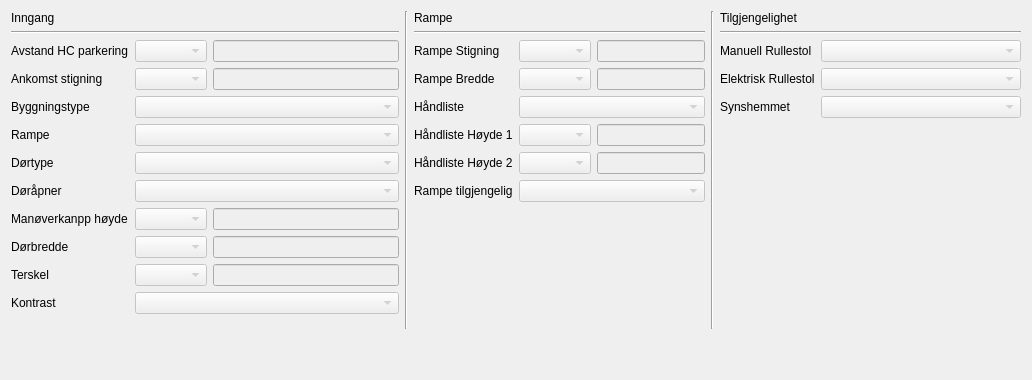
               <widget class="QWidget" name="tab_2">
                <attribute name="title">
                 <string>Inngang</string>
                </attribute>
                <layout class="QVBoxLayout" name="verticalLayout_14">
                 <item>
                  <layout class="QVBoxLayout" name="verticalLayout_11">
                   <item>
                    <layout class="QHBoxLayout" name="horizontalLayout_35">
                     <item>
                      <layout class="QVBoxLayout" name="verticalLayout_9">
                       <item>
                        <widget class="QLabel" name="label_22">
                         <property name="text">
                          <string>Inngang</string>
                         </property>
                        </widget>
                       </item>
                       <item>
                        <widget class="Line" name="line_3">
                         <property name="orientation">
                          <enum>Qt::Horizontal</enum>
                         </property>
                        </widget>
                       </item>
                       <item>
                        <layout class="QFormLayout" name="formLayout">
                         <item row="0" column="0">
                          <widget class="QLabel" name="label">
                           <property name="minimumSize">
                            <size>
                             <width>10</width>
                             <height>10</height>
                            </size>
                           </property>
                           <property name="whatsThis">
                            <string>&lt;html&gt;&lt;head/&gt;&lt;body&gt;&lt;p&gt;&lt;span style=&quot; font-size:11pt;&quot;&gt;Avstand HC &amp;lt;= 25m&lt;/span&gt;&lt;/p&gt;&lt;/body&gt;&lt;/html&gt;</string>
                           </property>
                           <property name="text">
                            <string>Avstand HC parkering</string>
                           </property>
                          </widget>
                         </item>
                         <item row="0" column="1">
                          <layout class="QHBoxLayout" name="horizontalLayout_12">
                           <item>
                            <widget class="QComboBox" name="comboBox_avstand_hc">
                             <property name="enabled">
                              <bool>false</bool>
                             </property>
                             <property name="minimumSize">
                              <size>
                               <width>50</width>
                               <height>0</height>
                              </size>
                             </property>
                            </widget>
                           </item>
                           <item>
                            <widget class="QLineEdit" name="lineEdit_avstand_hc">
                             <property name="enabled">
                              <bool>false</bool>
                             </property>
                            </widget>
                           </item>
                          </layout>
                         </item>
                         <item row="1" column="0">
                          <widget class="QLabel" name="label_3">
                           <property name="text">
                            <string>Ankomst stigning</string>
                           </property>
                          </widget>
                         </item>
                         <item row="1" column="1">
                          <layout class="QHBoxLayout" name="horizontalLayout_11">
                           <item>
                            <widget class="QComboBox" name="comboBox_ank_stigning">
                             <property name="enabled">
                              <bool>false</bool>
                             </property>
                             <property name="minimumSize">
                              <size>
                               <width>50</width>
                               <height>0</height>
                              </size>
                             </property>
                            </widget>
                           </item>
                           <item>
                            <widget class="QLineEdit" name="lineEdit_ank_stigning">
                             <property name="enabled">
                              <bool>false</bool>
                             </property>
                            </widget>
                           </item>
                          </layout>
                         </item>
                         <item row="2" column="0">
                          <widget class="QLabel" name="label_2">
                           <property name="text">
                            <string>Byggningstype</string>
                           </property>
                          </widget>
                         </item>
                         <item row="2" column="1">
                          <widget class="QComboBox" name="comboBox_byggningstype">
                           <property name="enabled">
                            <bool>false</bool>
                           </property>
                           <property name="sizePolicy">
                            <sizepolicy hsizetype="Preferred" vsizetype="Fixed">
                             <horstretch>0</horstretch>
                             <verstretch>0</verstretch>
                            </sizepolicy>
                           </property>
                           <property name="minimumSize">
                            <size>
                             <width>150</width>
                             <height>0</height>
                            </size>
                           </property>
                          </widget>
                         </item>
                         <item row="3" column="0">
                          <widget class="QLabel" name="label_21">
                           <property name="text">
                            <string>Rampe</string>
                           </property>
                          </widget>
                         </item>
                         <item row="3" column="1">
                          <widget class="QComboBox" name="comboBox_rampe">
                           <property name="enabled">
                            <bool>false</bool>
                           </property>
                           <property name="minimumSize">
                            <size>
                             <width>150</width>
                             <height>0</height>
                            </size>
                           </property>
                           <item>
                            <property name="text">
                             <string/>
                            </property>
                           </item>
                           <item>
                            <property name="text">
                             <string>Ja</string>
                            </property>
                           </item>
                           <item>
                            <property name="text">
                             <string>Nei</string>
                            </property>
                           </item>
                          </widget>
                         </item>
                         <item row="4" column="0">
                          <widget class="QLabel" name="label_4">
                           <property name="text">
                            <string>Dørtype</string>
                           </property>
                          </widget>
                         </item>
                         <item row="4" column="1">
                          <widget class="QComboBox" name="comboBox_dortype">
                           <property name="enabled">
                            <bool>false</bool>
                           </property>
                           <property name="minimumSize">
                            <size>
                             <width>150</width>
                             <height>0</height>
                            </size>
                           </property>
                          </widget>
                         </item>
                         <item row="5" column="0">
                          <widget class="QLabel" name="label_39">
                           <property name="text">
                            <string>Døråpner</string>
                           </property>
                          </widget>
                         </item>
                         <item row="5" column="1">
                          <widget class="QComboBox" name="comboBox_dorapner">
                           <property name="enabled">
                            <bool>false</bool>
                           </property>
                          </widget>
                         </item>
                         <item row="6" column="0">
                          <widget class="QLabel" name="label_41">
                           <property name="text">
                            <string>Manøverkanpp høyde</string>
                           </property>
                          </widget>
                         </item>
                         <item row="6" column="1">
                          <layout class="QHBoxLayout" name="horizontalLayout_8">
                           <item>
                            <widget class="QComboBox" name="comboBox_man_hoyde">
                             <property name="enabled">
                              <bool>false</bool>
                             </property>
                             <property name="minimumSize">
                              <size>
                               <width>50</width>
                               <height>0</height>
                              </size>
                             </property>
                            </widget>
                           </item>
                           <item>
                            <widget class="QLineEdit" name="lineEdit_man_hoyde">
                             <property name="enabled">
                              <bool>false</bool>
                             </property>
                            </widget>
                           </item>
                          </layout>
                         </item>
                         <item row="7" column="0">
                          <widget class="QLabel" name="label_5">
                           <property name="text">
                            <string>Dørbredde</string>
                           </property>
                          </widget>
                         </item>
                         <item row="7" column="1">
                          <layout class="QHBoxLayout" name="horizontalLayout_6">
                           <item>
                            <widget class="QComboBox" name="comboBox_dorbredde">
                             <property name="enabled">
                              <bool>false</bool>
                             </property>
                             <property name="minimumSize">
                              <size>
                               <width>50</width>
                               <height>0</height>
                              </size>
                             </property>
                            </widget>
                           </item>
                           <item>
                            <widget class="QLineEdit" name="lineEdit_dorbredde">
                             <property name="enabled">
                              <bool>false</bool>
                             </property>
                            </widget>
                           </item>
                          </layout>
                         </item>
                         <item row="8" column="0">
                          <widget class="QLabel" name="label_18">
                           <property name="text">
                            <string>Terskel</string>
                           </property>
                          </widget>
                         </item>
                         <item row="8" column="1">
                          <layout class="QHBoxLayout" name="horizontalLayout_16">
                           <item>
                            <widget class="QComboBox" name="comboBox_terskel">
                             <property name="enabled">
                              <bool>false</bool>
                             </property>
                             <property name="minimumSize">
                              <size>
                               <width>50</width>
                               <height>0</height>
                              </size>
                             </property>
                            </widget>
                           </item>
                           <item>
                            <widget class="QLineEdit" name="lineEdit_terskel">
                             <property name="enabled">
                              <bool>false</bool>
                             </property>
                            </widget>
                           </item>
                          </layout>
                         </item>
                         <item row="9" column="0">
                          <widget class="QLabel" name="label_17">
                           <property name="text">
                            <string>Kontrast</string>
                           </property>
                          </widget>
                         </item>
                         <item row="9" column="1">
                          <widget class="QComboBox" name="comboBox_kontrast">
                           <property name="enabled">
                            <bool>false</bool>
                           </property>
                           <property name="minimumSize">
                            <size>
                             <width>150</width>
                             <height>0</height>
                            </size>
                           </property>
                          </widget>
                         </item>
                        </layout>
                       </item>
                       <item>
                        <spacer name="verticalSpacer_6">
                         <property name="orientation">
                          <enum>Qt::Vertical</enum>
                         </property>
                         <property name="sizeHint" stdset="0">
                          <size>
                           <width>388</width>
                           <height>15</height>
                          </size>
                         </property>
                        </spacer>
                       </item>
                      </layout>
                     </item>
                     <item>
                      <widget class="Line" name="line">
                       <property name="orientation">
                        <enum>Qt::Vertical</enum>
                       </property>
                      </widget>
                     </item>
                     <item>
                      <layout class="QVBoxLayout" name="verticalLayout">
                       <item>
                        <widget class="QLabel" name="label_rampe_boxs">
                         <property name="text">
                          <string>Rampe</string>
                         </property>
                        </widget>
                       </item>
                       <item>
                        <widget class="Line" name="line_4">
                         <property name="orientation">
                          <enum>Qt::Horizontal</enum>
                         </property>
                        </widget>
                       </item>
                       <item>
                        <layout class="QFormLayout" name="formLayout_2">
                         <item row="0" column="0">
                          <widget class="QLabel" name="label_rmp_stigning">
                           <property name="text">
                            <string>Rampe Stigning</string>
                           </property>
                          </widget>
                         </item>
                         <item row="0" column="1">
                          <layout class="QHBoxLayout" name="horizontalLayout_5">
                           <item>
                            <widget class="QComboBox" name="comboBox_rmp_stigning">
                             <property name="enabled">
                              <bool>false</bool>
                             </property>
                            </widget>
                           </item>
                           <item>
                            <widget class="QLineEdit" name="lineEdit_rmp_stigning">
                             <property name="enabled">
                              <bool>false</bool>
                             </property>
                            </widget>
                           </item>
                          </layout>
                         </item>
                         <item row="1" column="0">
                          <widget class="QLabel" name="label_rmp_bredde">
                           <property name="text">
                            <string>Rampe Bredde</string>
                           </property>
                          </widget>
                         </item>
                         <item row="1" column="1">
                          <layout class="QHBoxLayout" name="horizontalLayout_4">
                           <item>
                            <widget class="QComboBox" name="comboBox_rmp_bredde">
                             <property name="enabled">
                              <bool>false</bool>
                             </property>
                            </widget>
                           </item>
                           <item>
                            <widget class="QLineEdit" name="lineEdit_rmp_bredde">
                             <property name="enabled">
                              <bool>false</bool>
                             </property>
                            </widget>
                           </item>
                          </layout>
                         </item>
                         <item row="2" column="0">
                          <widget class="QLabel" name="label_handliste">
                           <property name="text">
                            <string>Håndliste</string>
                           </property>
                          </widget>
                         </item>
                         <item row="3" column="0">
                          <widget class="QLabel" name="label_hand1">
                           <property name="text">
                            <string>Håndliste Høyde 1</string>
                           </property>
                          </widget>
                         </item>
                         <item row="3" column="1">
                          <layout class="QHBoxLayout" name="horizontalLayout_2">
                           <item>
                            <widget class="QComboBox" name="comboBox_hand1">
                             <property name="enabled">
                              <bool>false</bool>
                             </property>
                            </widget>
                           </item>
                           <item>
                            <widget class="QLineEdit" name="lineEdit_hand1">
                             <property name="enabled">
                              <bool>false</bool>
                             </property>
                            </widget>
                           </item>
                          </layout>
                         </item>
                         <item row="4" column="0">
                          <widget class="QLabel" name="label_hand2">
                           <property name="text">
                            <string>Håndliste Høyde 2</string>
                           </property>
                          </widget>
                         </item>
                         <item row="4" column="1">
                          <layout class="QHBoxLayout" name="horizontalLayout">
                           <item>
                            <widget class="QComboBox" name="comboBox_hand2">
                             <property name="enabled">
                              <bool>false</bool>
                             </property>
                            </widget>
                           </item>
                           <item>
                            <widget class="QLineEdit" name="lineEdit_hand2">
                             <property name="enabled">
                              <bool>false</bool>
                             </property>
                            </widget>
                           </item>
                          </layout>
                         </item>
                         <item row="5" column="0">
                          <widget class="QLabel" name="label_rmp_tilgjengelig">
                           <property name="text">
                            <string>Rampe tilgjengelig</string>
                           </property>
                          </widget>
                         </item>
                         <item row="5" column="1">
                          <widget class="QComboBox" name="comboBox_rmp_tilgjengelig">
                           <property name="enabled">
                            <bool>false</bool>
                           </property>
                          </widget>
                         </item>
                         <item row="2" column="1">
                          <widget class="QComboBox" name="comboBox_handliste">
                           <property name="enabled">
                            <bool>false</bool>
                           </property>
                           <property name="minimumSize">
                            <size>
                             <width>150</width>
                             <height>0</height>
                            </size>
                           </property>
                          </widget>
                         </item>
                        </layout>
                       </item>
                       <item>
                        <spacer name="verticalSpacer">
                         <property name="orientation">
                          <enum>Qt::Vertical</enum>
                         </property>
                         <property name="sizeHint" stdset="0">
                          <size>
                           <width>20</width>
                           <height>40</height>
                          </size>
                         </property>
                        </spacer>
                       </item>
                      </layout>
                     </item>
                     <item>
                      <widget class="Line" name="line_2">
                       <property name="orientation">
                        <enum>Qt::Vertical</enum>
                       </property>
                      </widget>
                     </item>
                     <item>
                      <layout class="QVBoxLayout" name="verticalLayout_10">
                       <item>
                        <widget class="QLabel" name="label_24">
                         <property name="text">
                          <string>Tilgjengelighet</string>
                         </property>
                         <property name="margin">
                          <number>10</number>
                         </property>
                        </widget>
                       </item>
                       <item>
                        <widget class="Line" name="line_8">
                         <property name="orientation">
                          <enum>Qt::Horizontal</enum>
                         </property>
                        </widget>
                       </item>
                       <item>
                        <layout class="QHBoxLayout" name="horizontalLayout_13">
                         <item>
                          <widget class="QLabel" name="label_12">
                           <property name="text">
                            <string>Manuell Rullestol</string>
                           </property>
                           <property name="margin">
                            <number>10</number>
                           </property>
                          </widget>
                         </item>
                         <item>
                          <widget class="QComboBox" name="comboBox_manuell_rullestol">
                           <property name="enabled">
                            <bool>false</bool>
                           </property>
                           <property name="minimumSize">
                            <size>
                             <width>200</width>
                             <height>0</height>
                            </size>
                           </property>
                          </widget>
                         </item>
                        </layout>
                       </item>
                       <item>
                        <layout class="QHBoxLayout" name="horizontalLayout_30">
                         <item>
                          <widget class="QLabel" name="label_11">
                           <property name="text">
                            <string>Elektrisk Rullestol</string>
                           </property>
                           <property name="margin">
                            <number>10</number>
                           </property>
                          </widget>
                         </item>
                         <item>
                          <widget class="QComboBox" name="comboBox_el_rullestol">
                           <property name="enabled">
                            <bool>false</bool>
                           </property>
                           <property name="minimumSize">
                            <size>
                             <width>200</width>
                             <height>0</height>
                            </size>
                           </property>
                          </widget>
                         </item>
                        </layout>
                       </item>
                       <item>
                        <layout class="QHBoxLayout" name="horizontalLayout_33">
                         <item>
                          <widget class="QLabel" name="label_13">
                           <property name="text">
                            <string>Synshemmet</string>
                           </property>
                           <property name="margin">
                            <number>10</number>
                           </property>
                          </widget>
                         </item>
                         <item>
                          <widget class="QComboBox" name="comboBox_syn">
                           <property name="enabled">
                            <bool>false</bool>
                           </property>
                           <property name="minimumSize">
                            <size>
                             <width>200</width>
                             <height>0</height>
                            </size>
                           </property>
                          </widget>
                         </item>
                        </layout>
                       </item>
                       <item>
                        <spacer name="verticalSpacer_2">
                         <property name="orientation">
                          <enum>Qt::Vertical</enum>
                         </property>
                         <property name="sizeHint" stdset="0">
                          <size>
                           <width>20</width>
                           <height>40</height>
                          </size>
                         </property>
                        </spacer>
                       </item>
                      </layout>
                     </item>
                    </layout>
                   </item>
                   <item>
                    <spacer name="verticalSpacer_45">
                     <property name="orientation">
                      <enum>Qt::Vertical</enum>
                     </property>
                     <property name="sizeHint" stdset="0">
                      <size>
                       <width>20</width>
                       <height>40</height>
                      </size>
                     </property>
                    </spacer>
                   </item>
                  </layout>
                 </item>
                </layout>
                <zorder></zorder>
                <zorder>verticalSpacer_45</zorder>
               </widget>
